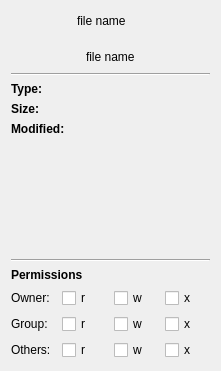
<?xml version="1.0" encoding="UTF-8"?>
<ui version="4.0">
 <class>SlothInfoPanel</class>
 <widget class="QWidget" name="SlothInfoPanel">
  <property name="geometry">
   <rect>
    <x>0</x>
    <y>0</y>
    <width>221</width>
    <height>371</height>
   </rect>
  </property>
  <property name="windowTitle">
   <string>Form</string>
  </property>
  <layout class="QGridLayout" name="gridLayout_3">
   <item row="0" column="0">
    <layout class="QVBoxLayout" name="verticalLayout">
     <item>
      <layout class="QHBoxLayout" name="horizontalLayout">
       <item>
        <spacer name="horizontalSpacer">
         <property name="orientation">
          <enum>Qt::Horizontal</enum>
         </property>
         <property name="sizeType">
          <enum>QSizePolicy::MinimumExpanding</enum>
         </property>
         <property name="sizeHint" stdset="0">
          <size>
           <width>5</width>
           <height>5</height>
          </size>
         </property>
        </spacer>
       </item>
       <item>
        <widget class="QLabel" name="lblImage">
         <property name="sizePolicy">
          <sizepolicy hsizetype="Expanding" vsizetype="Expanding">
           <horstretch>0</horstretch>
           <verstretch>0</verstretch>
          </sizepolicy>
         </property>
         <property name="minimumSize">
          <size>
           <width>0</width>
           <height>20</height>
          </size>
         </property>
         <property name="maximumSize">
          <size>
           <width>16777215</width>
           <height>20</height>
          </size>
         </property>
         <property name="text">
          <string>file name</string>
         </property>
        </widget>
       </item>
       <item>
        <spacer name="horizontalSpacer_2">
         <property name="orientation">
          <enum>Qt::Horizontal</enum>
         </property>
         <property name="sizeType">
          <enum>QSizePolicy::MinimumExpanding</enum>
         </property>
         <property name="sizeHint" stdset="0">
          <size>
           <width>5</width>
           <height>5</height>
          </size>
         </property>
        </spacer>
       </item>
      </layout>
     </item>
     <item>
      <layout class="QHBoxLayout" name="horizontalLayout_2">
       <item>
        <spacer name="horizontalSpacer_3">
         <property name="orientation">
          <enum>Qt::Horizontal</enum>
         </property>
         <property name="sizeHint" stdset="0">
          <size>
           <width>5</width>
           <height>5</height>
          </size>
         </property>
        </spacer>
       </item>
       <item>
        <widget class="QLabel" name="lblFileName">
         <property name="minimumSize">
          <size>
           <width>0</width>
           <height>30</height>
          </size>
         </property>
         <property name="maximumSize">
          <size>
           <width>16777215</width>
           <height>20</height>
          </size>
         </property>
         <property name="text">
          <string>file name</string>
         </property>
         <property name="wordWrap">
          <bool>true</bool>
         </property>
        </widget>
       </item>
       <item>
        <spacer name="horizontalSpacer_4">
         <property name="orientation">
          <enum>Qt::Horizontal</enum>
         </property>
         <property name="sizeHint" stdset="0">
          <size>
           <width>5</width>
           <height>5</height>
          </size>
         </property>
        </spacer>
       </item>
      </layout>
     </item>
    </layout>
   </item>
   <item row="1" column="0">
    <widget class="Line" name="line">
     <property name="orientation">
      <enum>Qt::Horizontal</enum>
     </property>
    </widget>
   </item>
   <item row="2" column="0">
    <layout class="QFormLayout" name="formLayout">
     <item row="0" column="0">
      <widget class="QLabel" name="tType">
       <property name="text">
        <string>&lt;b&gt;Type:&lt;/b&gt;</string>
       </property>
      </widget>
     </item>
     <item row="1" column="0">
      <widget class="QLabel" name="tSize">
       <property name="text">
        <string>&lt;b&gt;Size:&lt;/b&gt;</string>
       </property>
      </widget>
     </item>
     <item row="2" column="0">
      <widget class="QLabel" name="tModified">
       <property name="text">
        <string>&lt;b&gt;Modified:&lt;/b&gt;</string>
       </property>
      </widget>
     </item>
     <item row="0" column="1">
      <widget class="QLabel" name="lblType">
       <property name="text">
        <string/>
       </property>
       <property name="wordWrap">
        <bool>true</bool>
       </property>
      </widget>
     </item>
     <item row="1" column="1">
      <widget class="QLabel" name="lblSize">
       <property name="text">
        <string/>
       </property>
       <property name="wordWrap">
        <bool>true</bool>
       </property>
      </widget>
     </item>
     <item row="2" column="1">
      <widget class="QLabel" name="lblModified">
       <property name="text">
        <string/>
       </property>
       <property name="wordWrap">
        <bool>true</bool>
       </property>
      </widget>
     </item>
    </layout>
   </item>
   <item row="3" column="0">
    <spacer name="verticalSpacer">
     <property name="orientation">
      <enum>Qt::Vertical</enum>
     </property>
     <property name="sizeHint" stdset="0">
      <size>
       <width>20</width>
       <height>40</height>
      </size>
     </property>
    </spacer>
   </item>
   <item row="4" column="0">
    <widget class="Line" name="line_2">
     <property name="orientation">
      <enum>Qt::Horizontal</enum>
     </property>
    </widget>
   </item>
   <item row="5" column="0">
    <layout class="QGridLayout" name="gridLayout_2">
     <item row="3" column="0">
      <widget class="QLabel" name="tOthers">
       <property name="text">
        <string>Others:</string>
       </property>
      </widget>
     </item>
     <item row="1" column="1">
      <widget class="QCheckBox" name="cOwnerR">
       <property name="toolTip">
        <string>Owner</string>
       </property>
       <property name="text">
        <string>r</string>
       </property>
      </widget>
     </item>
     <item row="1" column="2">
      <widget class="QCheckBox" name="cOwnerW">
       <property name="toolTip">
        <string>Owner</string>
       </property>
       <property name="text">
        <string>w</string>
       </property>
      </widget>
     </item>
     <item row="2" column="0">
      <widget class="QLabel" name="tGroup">
       <property name="text">
        <string>Group:</string>
       </property>
      </widget>
     </item>
     <item row="1" column="0">
      <widget class="QLabel" name="tOwner">
       <property name="text">
        <string>Owner:</string>
       </property>
      </widget>
     </item>
     <item row="1" column="3">
      <widget class="QCheckBox" name="cOwnerX">
       <property name="sizePolicy">
        <sizepolicy hsizetype="Minimum" vsizetype="Fixed">
         <horstretch>0</horstretch>
         <verstretch>0</verstretch>
        </sizepolicy>
       </property>
       <property name="toolTip">
        <string>Owner</string>
       </property>
       <property name="text">
        <string>x</string>
       </property>
      </widget>
     </item>
     <item row="2" column="1">
      <widget class="QCheckBox" name="cGroupR">
       <property name="toolTip">
        <string>Group</string>
       </property>
       <property name="text">
        <string>r</string>
       </property>
      </widget>
     </item>
     <item row="2" column="2">
      <widget class="QCheckBox" name="cGroupW">
       <property name="toolTip">
        <string>Group</string>
       </property>
       <property name="text">
        <string>w</string>
       </property>
      </widget>
     </item>
     <item row="2" column="3">
      <widget class="QCheckBox" name="cGroupX">
       <property name="toolTip">
        <string>Group</string>
       </property>
       <property name="text">
        <string>x</string>
       </property>
      </widget>
     </item>
     <item row="3" column="1">
      <widget class="QCheckBox" name="cOthersR">
       <property name="toolTip">
        <string>Others</string>
       </property>
       <property name="text">
        <string>r</string>
       </property>
      </widget>
     </item>
     <item row="3" column="2">
      <widget class="QCheckBox" name="cOthersW">
       <property name="toolTip">
        <string>Others</string>
       </property>
       <property name="text">
        <string>w</string>
       </property>
      </widget>
     </item>
     <item row="3" column="3">
      <widget class="QCheckBox" name="cOthersX">
       <property name="toolTip">
        <string>Others</string>
       </property>
       <property name="text">
        <string>x</string>
       </property>
      </widget>
     </item>
     <item row="0" column="0" colspan="2">
      <widget class="QLabel" name="tPermissions">
       <property name="text">
        <string>&lt;b&gt;Permissions&lt;/b&gt;</string>
       </property>
      </widget>
     </item>
    </layout>
   </item>
  </layout>
 </widget>
 <resources/>
 <connections/>
</ui>
